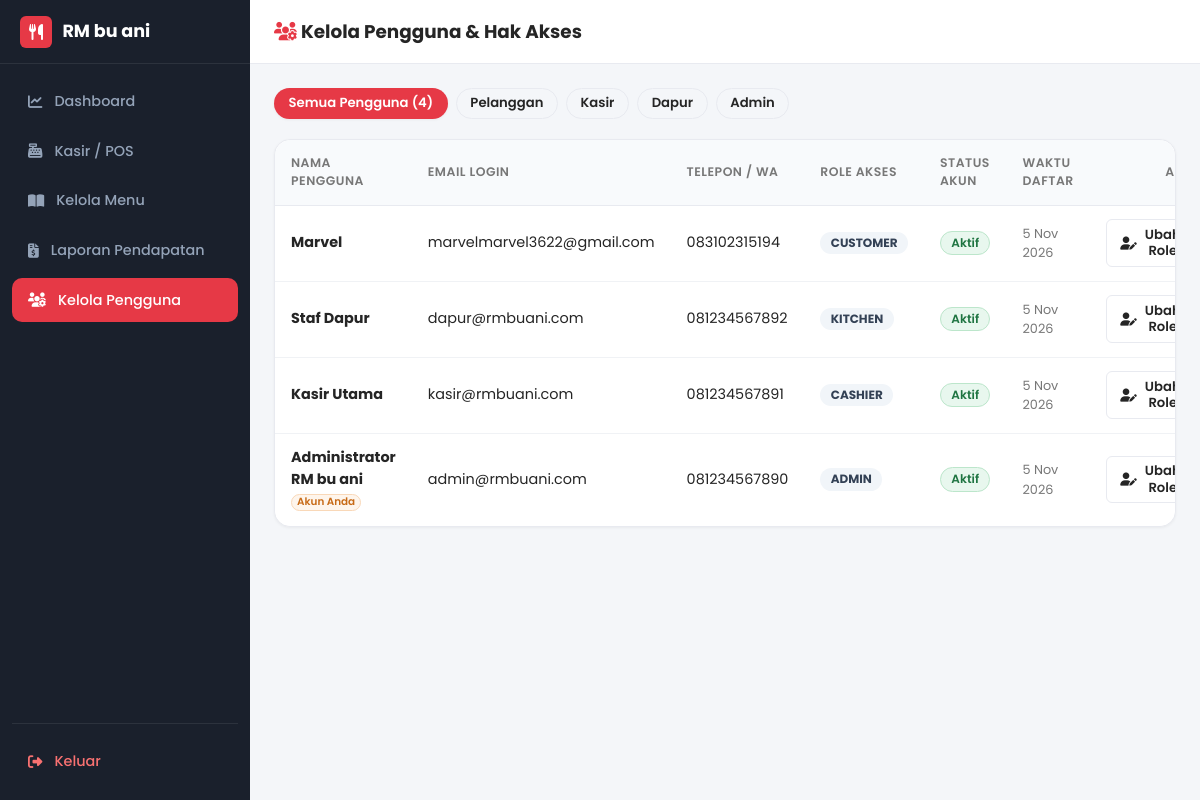
The page /admin/users.php (signed in) on the database its author committed.
### tables this page shows
CREATE TABLE IF NOT EXISTS `users` (
  `id` BIGINT UNSIGNED NOT NULL AUTO_INCREMENT,
  `name` VARCHAR(100) NOT NULL,
  `email` VARCHAR(150) NOT NULL,
  `password` VARCHAR(255) NOT NULL,
  `phone` VARCHAR(20) DEFAULT NULL,
  `role` ENUM('customer', 'admin', 'cashier', 'kitchen') NOT NULL DEFAULT 'customer',
  `is_active` TINYINT(1) NOT NULL DEFAULT 1,
  `created_at` DATETIME NOT NULL DEFAULT CURRENT_TIMESTAMP,
  `updated_at` DATETIME NOT NULL DEFAULT CURRENT_TIMESTAMP ON UPDATE CURRENT_TIMESTAMP,
  PRIMARY KEY (`id`),
  UNIQUE KEY `idx_users_email` (`email`),
  KEY `idx_users_role` (`role`)
);

### config.php (called while the page is built, shortened)
<?php
if (!function_exists('e')) {
    function e(?string $text): string {
        return htmlspecialchars($text ?? '', ENT_QUOTES, 'UTF-8');
    }
}

### includes/functions.php (called while the page is built, shortened)
<?php
require_once __DIR__ . '/../config.php';
function format_datetime(?string $datetime, bool $showTime = true): string {
    $time = strtotime($datetime);
    $months = [
        1 => 'Jan', 2 => 'Feb', 3 => 'Mar', 4 => 'Apr', 5 => 'Mei', 6 => 'Jun',
        7 => 'Jul', 8 => 'Agu', 9 => 'Sep', 10 => 'Okt', 11 => 'Nov', 12 => 'Des'
    ];
    $d = date('j', $time);
    $m = $months[(int)date('n', $time)];
    $y = date('Y', $time);
    return sprintf('%s %s %s', $d, $m, $y);
}

### includes/auth.php (called while the page is built, shortened)
<?php
require_once __DIR__ . '/../config.php';
function is_logged_in(): bool {
    return !empty($_SESSION['user_id']);
}
function current_user(): ?array {
    return [
        'id'    => $_SESSION['user_id'] ?? null,
        'name'  => $_SESSION['user_name'] ?? '',
        'email' => $_SESSION['user_email'] ?? '',
        'phone' => $_SESSION['user_phone'] ?? '',
        'role'  => $_SESSION['user_role'] ?? 'customer'
    ];
}

### admin/users.php (the view, shortened to what this page needs)
<?php
require_once __DIR__ . '/../config.php';
require_once __DIR__ . '/../includes/auth.php';
require_once __DIR__ . '/../includes/functions.php';
$db = getDB();
$roleFilter = trim($_GET['role'] ?? '');
$sql = "SELECT id, name, email, phone, role, is_active, created_at FROM users";
$params = [];
$sql .= " ORDER BY id DESC";
$stmt = $db->prepare($sql);
$stmt->execute($params);
$users = $stmt->fetchAll();
require_once __DIR__ . '/../includes/header.php';
?>
<div class="admin-layout">
  <aside class="admin-sidebar no-print">
    <div class="admin-sidebar-header">
      <div class="app-brand-logo" style="width:32px; height:32px; font-size:1rem;">
        <i class="fa-solid fa-utensils"></i>
      </div>
      <span style="font-weight:700; font-size:1.1rem; color:#ffffff;"><?= APP_NAME ?></span>
    </div>
    <nav class="admin-sidebar-nav">
      <a href="<?= BASE_URL ?>admin/dashboard.php" class="admin-nav-item">
        <i class="fa-solid fa-chart-line"></i> Dashboard
      </a>
      <a href="<?= BASE_URL ?>admin/orders.php" class="admin-nav-item">
        <i class="fa-solid fa-cash-register"></i> Kasir / POS
      </a>
      <a href="<?= BASE_URL ?>admin/menu.php" class="admin-nav-item">
        <i class="fa-solid fa-book-open"></i> Kelola Menu
      </a>
      <a href="<?= BASE_URL ?>admin/reports.php" class="admin-nav-item">
        <i class="fa-solid fa-file-invoice-dollar"></i> Laporan Pendapatan
      </a>
      <a href="<?= BASE_URL ?>admin/users.php" class="admin-nav-item active">
        <i class="fa-solid fa-users-gear"></i> Kelola Pengguna
      </a>
      <div style="margin-top:auto; padding-top:1rem; border-top:1px solid rgba(255,255,255,0.08);">
        <a href="<?= BASE_URL ?>logout.php" class="admin-nav-item" style="color:#f87171;">
          <i class="fa-solid fa-right-from-bracket"></i> Keluar
        </a>
      </div>
    </nav>
  </aside>
  <main class="admin-main">
    <header class="admin-topbar no-print">
      <div style="display:flex; align-items:center; gap:0.5rem;">
        <h2 style="font-size:1.15rem; font-weight:700; margin:0;"><i class="fa-solid fa-users-gear" style="color:var(--primary);"></i> Kelola Pengguna & Hak Akses</h2>
      </div>
    </header>
    <div class="admin-content">
      <div style="display:flex; gap:0.5rem; margin-bottom:1.25rem;">
        <a href="<?= BASE_URL ?>admin/users.php?role=all" class="sy-btn <?= (empty($roleFilter) || $roleFilter === 'all') ? 'sy-btn-primary' : 'sy-btn-outline' ?> sy-btn-sm sy-btn-pill">
          Semua Pengguna (<?= count($users) ?>)
        </a>
        <a href="<?= BASE_URL ?>admin/users.php?role=customer" class="sy-btn <?= ($roleFilter === 'customer') ? 'sy-btn-primary' : 'sy-btn-outline' ?> sy-btn-sm sy-btn-pill">
          Pelanggan
        </a>
        <a href="<?= BASE_URL ?>admin/users.php?role=cashier" class="sy-btn <?= ($roleFilter === 'cashier') ? 'sy-btn-primary' : 'sy-btn-outline' ?> sy-btn-sm sy-btn-pill">
          Kasir
        </a>
        <a href="<?= BASE_URL ?>admin/users.php?role=kitchen" class="sy-btn <?= ($roleFilter === 'kitchen') ? 'sy-btn-primary' : 'sy-btn-outline' ?> sy-btn-sm sy-btn-pill">
          Dapur
        </a>
        <a href="<?= BASE_URL ?>admin/users.php?role=admin" class="sy-btn <?= ($roleFilter === 'admin') ? 'sy-btn-primary' : 'sy-btn-outline' ?> sy-btn-sm sy-btn-pill">
          Admin
        </a>
      </div>
      <div class="sy-card" style="padding:0; overflow:hidden;">
        <div class="sy-table-responsive" style="border:none;">
          <table class="sy-table">
            <thead>
              <tr>
                <th>Nama Pengguna</th>
                <th>Email Login</th>
                <th>Telepon / WA</th>
                <th>Role Akses</th>
                <th>Status Akun</th>
                <th>Waktu Daftar</th>
                <th style="text-align:right;">Aksi</th>
              </tr>
            </thead>
            <tbody>
              <?php foreach ($users as $u): ?>
                <tr>
                  <td>
                    <div style="font-weight:700;"><?= e($u['name']) ?></div>
                    <?php if ((int)$u['id'] === (int)$currentUser['id']): ?>
                      <span class="sy-badge badge-unpaid" style="font-size:0.65rem; padding:1px 5px;">Akun Anda</span>
                    <?php endif; ?>
                  </td>
                  <td><?= e($u['email']) ?></td>
                  <td><?= e($u['phone'] ?: '-') ?></td>
                  <td>
                    <span class="sy-badge" style="background:#f1f5f9; color:#334155; font-weight:700;">
                      <?= strtoupper(e($u['role'])) ?>
                    </span>
                  </td>
                  <td>
                    <span class="sy-badge <?= $u['is_active'] ? 'badge-completed' : 'badge-cancelled' ?>">
                      <?= $u['is_active'] ? 'Aktif' : 'Nonaktif' ?>
                    </span>
                  </td>
                  <td style="font-size:0.8rem; color:var(--text-secondary);"><?= format_datetime($u['created_at'], false) ?></td>
                  <td style="text-align:right;">
                    <button type="button" class="sy-btn sy-btn-outline sy-btn-sm" onclick="openEditUserModal(<?= htmlspecialchars(json_encode($u)) ?>)">
                      <i class="fa-solid fa-user-pen"></i> Ubah Role
                    </button>
                  </td>
                </tr>
              <?php endforeach; ?>
            </tbody>
          </table>
        </div>
      </div>
    </div>
  </main>
</div>
<?php require_once __DIR__ . '/../includes/footer.php'; ?>

### rows shown on the page
users: name "Marvel", email "marvelmarvel3622@gmail.com", phone "083102315194", role "CUSTOMER", is_active "Aktif", created_at "5 Nov 2026"
users: name "Staf Dapur", email "dapur@rmbuani.com", phone "081234567892", role "KITCHEN", is_active "Aktif", created_at "5 Nov 2026"
users: name "Kasir Utama", email "kasir@rmbuani.com", phone "081234567891", role "CASHIER", is_active "Aktif", created_at "5 Nov 2026"
users: name "Administrator RM bu ani", shows "Akun Anda", email "admin@rmbuani.com", phone "081234567890", role "ADMIN", is_active "Aktif", created_at "5 Nov 2026"

### other values the page prints
APP_NAME "RM bu ani"
count($users) "4"
